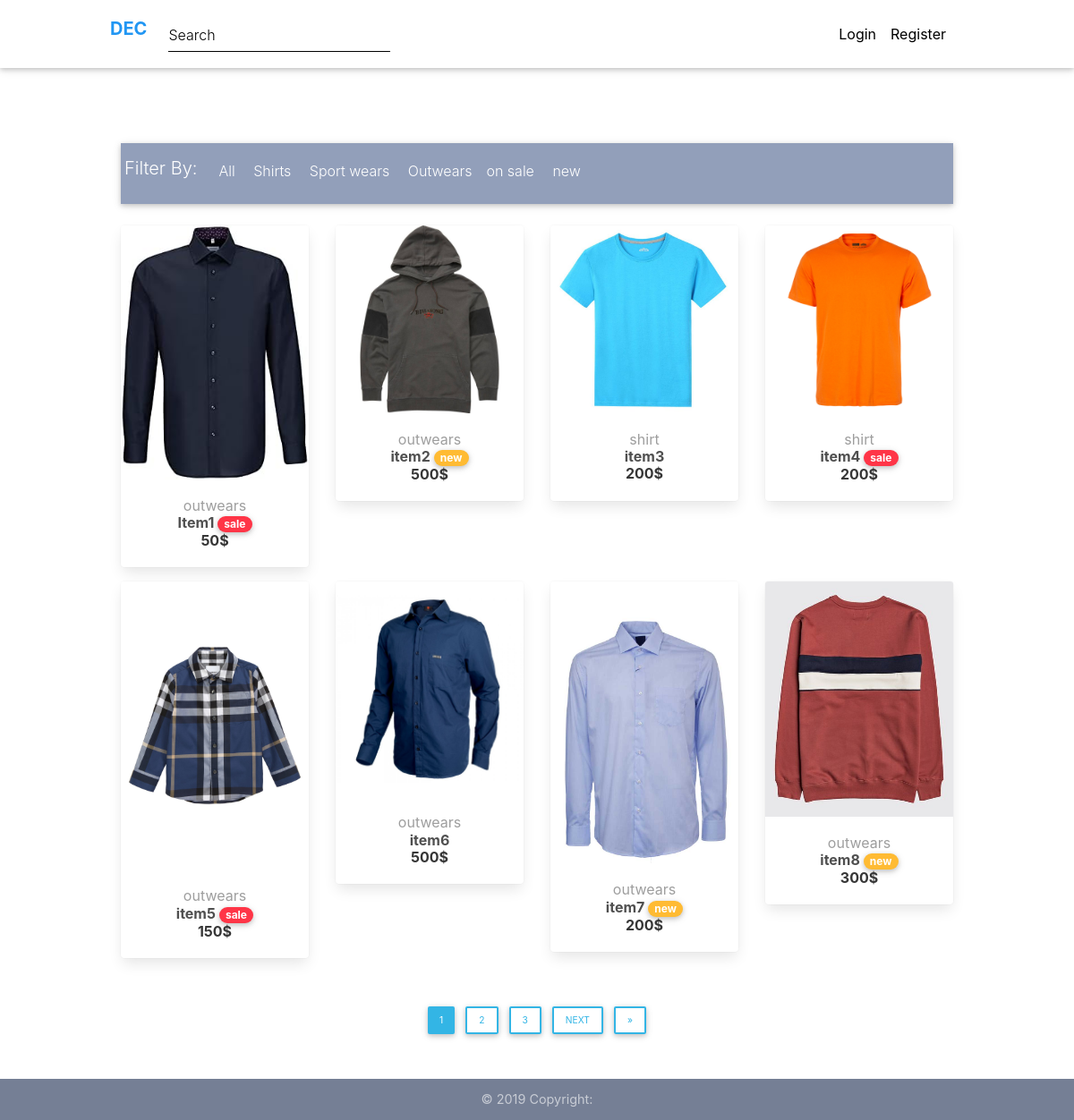
The page / on the database its author committed.
### store/models.py (models this page shows, shortened)
class Item(models.Model):
    title = models.CharField(max_length=200)
    description = models.TextField(null=True, blank=True)
    info = models.TextField(null=True, blank= True)
    price = models.IntegerField(default=0)
    discount_price = models.IntegerField(blank=True, null=True)
    image = models.ImageField(default="default.jpg", upload_to='item_pic')
    category = models.CharField(choices=CATEGORY, max_length=10)
    label = models.CharField(choices=LABEL, max_length=10, blank=True, null=True)
    image_2 = models.ImageField(default="default.jpg", null=True, blank=True, upload_to="item_pic")
    image_3 = models.ImageField(default="default.jpg", null=True, blank=True, upload_to="item_pic")
    image_4 = models.ImageField(default="default.jpg", null=True, blank=True, upload_to="item_pic")
    wish = models.ManyToManyField(User, blank=True, related_name="wish")
    objects = ItemManager()

### store/views.py (the view)
# urls.py: path('', Home.as_view(), name="home"),
class Home(ListView):
    model = Item
    paginate_by = 8
    template_name = "home-page.html"

### templates/home-page.html (shortened to what this page needs)
{% extends "base.html" %}
{% load static %}
{% block content %}
  <main class="mt-5 pt-2">
    <div class="container">
      {% include 'categories.html' %}
      <section class="text-center mb-4">
        <div class="row wow fadeIn">
          {% for instance in object_list %}
              <div class="col-lg-3 col-md-6 mb-4">
                <div class="card">
                    <div class="view overlay">
                      <img src="{{ instance.image.url }}" class="card-img-top"
                        alt="">
                    </div>
                    <div class="card-body text-center">
                      <a href="{% url 'store:detail' instance.pk %}" class="grey-text">
                        <h5>{{ instance.category }}</h5>
                      </a>
                      <h5>
                        <strong>
                          <a href="{% url 'store:detail' instance.pk %}" class="dark-grey-text">{{instance.title}}
                          </a>
                          {% if instance.label == "sale" %}
                          <a href="{% url 'store:sale' %}">
                            <span class="badge badge-pill danger-color">{{ instance.label }}</span>
                          </a>
                          {% elif instance.label == "new" %}
                          <a href="{% url 'store:new' %}">
                            <span class="badge badge-pill warning-color">{{ instance.label }}</span>
                          </a>
                          {% endif %}
                        </strong>
                      </h5>
                      <h4 class="font-weight-bold blue-text">
                        <strong>
                          {% if instance.discount_price %}
                            {{instance.discount_price}}$
                          {% else %}
                            {{instance.price}}$
                          {% endif %}
                        </strong>
                      </h4>
                    </div>
                </div>
              </div>
          {% endfor %}
        </div>
      </section>
              <nav class="Page navigation example" style="padding-bottom: 80px">
                <ul class="pagination pg-blue justify-content-center">
                  {% if is_paginated %}
                    <ul class="pagination pg-blue">
                      {% for num in page_obj.paginator.page_range %}
                        {% if page_obj.number == num %}
                          <li class="page-item">
                            <a class="btn btn-info btn-sm mb-4 pg-lin" href="?page={{ num }}">{{ num }}</a>
                          </li>
                        {% elif num > page_obj.number|add:'-3' and num < page_obj.number|add:'3' %}
                          <li class="page-item">
                            <a class="btn btn-outline-info btn-sm mb-4 pg-lin" href="?page={{ num }}">{{ num }}</a>
                          </li>
                        {% endif %}
                      {% endfor %}
                      {% if page_obj.has_next %}
                      <li class="page-item">
                        <a class="btn btn-outline-info btn-sm mb-4 pg-lin" href="?page={{ page_obj.next_page_number }}">Next</a>
                      </li>
                      <li class="page-item">
                        <a class="btn btn-outline-info btn-sm mb-4 pg-lin" href="?page={{ page_obj.paginator.num_pages }}">&raquo;</a>
                      </li>
                      {% endif %}
                    </ul>
                  {% endif %}
                </ul>
              </nav>
      {% include "footer.html"%}
    </div>
  </main>
{% endblock content %}

### templates/base.html (shortened to what this page needs)
{% load static %}
<!DOCTYPE html>
<html lang="en">
    <head>
        <link rel="stylesheet" href="https://use.fontawesome.com/releases/v5.11.2/css/all.css">
        <link href="{% static 'css/bootstrap.min.css' %}" rel="stylesheet">
        <link href="{% static 'css/mdb.min.css' %}" rel="stylesheet">
        <link href="{% static 'css/style.min.css' %}" rel="stylesheet">
        <link href="{% static 'css/css1.css' %}" rel="stylesheet">
        <link rel="stylesheet" href="https://cdn.jsdelivr.net/npm/bulma@0.9.3/css/bulma.min.css">
    </head>
    <body>
        {% include "nav.html" %}
        <div class="mt-5 pt-4">
        </div>
        {% block content %}
        {% endblock content %}
    </body>
</html>

### templates/nav.html (shortened to what this page needs)
  <nav class="navbar fixed-top navbar-expand-lg navbar-light white scrolling-navbar">
    <div class="container">
      <a class="navbar-brand waves-effect" href="{% url 'store:home' %}">
        <strong class="blue-text">DEC</strong>
      </a>
      <div class="collapse navbar-collapse" id="navbarSupportedContent">
        <ul class="navbar-nav mr-auto">
          <form class="form-inline" action="{% url 'store:search' %}" method="GET">
            <div class="md-form my-0">
              <input class="form-control mr-sm-2" type="text" placeholder="Search" aria-label="Search" name="q">
            </div>
          </form>
        </ul>
        <ul class="navbar-nav nav-flex-icons">
          {% if request.user.is_authenticated %}
          <li class="nav-item mr-3">
            {% csrf_token %}
            <a href="{% url 'users:profile' %}">
              <button type="submit" class="nav-link waves-effect" style="background: none; border:none"><span>Profile</span></button>
            </a>
          </li>
          <li class="nav-item mr-3">
            <a href="{% url 'store:wishlist' %}">
              <button type="submit" class="nav-link waves-effect" style="background: none; border:none"><span>WishList</span></button>
            </a>
          </li>
          <li class="nav-item mr-3">
            <a class="nav-link waves-effect" href="{% url 'store:order' %}">
              <span class="badge red z-depth-1 mr-1"></span>
              <i class="fas fa-shopping-cart"></i>
              <span class="clearfix d-none d-sm-inline-block"> Cart </span>
            </a>
          </li>
          <li class="nav-item">
            <form method="Post" action="{% url 'users:logout' %}">
              {% csrf_token %}
              <button type="submit" class="nav-link waves-effect" style="background: none; border:none"><span>Logout</span></button>
            </form>
          </li>
          {% else %}
            <li class="nav-item">
              <a class="waves-effect nav-link" href="{% url 'users:login' %}">
                <b>Login</b>
              </a>
            </li>
            <li class="nav-item">
              <a class="waves-effect nav-link" href="{% url 'users:register' %}">
                <b>Register</b>
              </a>
            </li>
          {% endif %}
        </ul>
      </div>
    </div>
  </nav>

### templates/categories.html (shortened to what this page needs)
<nav class="navbar navbar-expand-lg navbar-dark mdb-color lighten-3 mt-3 mb-5">
    <span class="navbar-brand">Filter By:</span>
    <div class="collapse navbar-collapse" id="basicExampleNav">
      <ul class="navbar-nav mr-auto">
          <ul>
            <li class="nav-item">
              <a class="nav-link" href="{% url 'store:home' %}">All
              </a>
            </li>
            <li class="nav-item">
              <a class="nav-link" href="{% url 'store:shirt' %}">Shirts</a>
            </li>
            <li class="nav-item">
              <a class="nav-link" href="{% url 'store:sport' %}">Sport wears</a>
            </li>
            <li class="nav-item">
              <a class="nav-link" href="{% url 'store:outwear' %}">Outwears</a>
            </li>
          </ul>
          <ul>
            <li class="nav-item">
              <a class="nav-link" href="{% url 'store:outwear' %}"> on sale</a>
            </li>
            <li class="nav-item">
              <a class="nav-link" href="{% url 'store:outwear' %}">new</a>
            </li>
          </ul>
      </ul>
    </div>
  </nav>

### templates/footer.html (shortened to what this page needs)
<footer class="page-footer text-center font-small mt-5 wow fadeIn footer--body">
    <div class="footer-copyright py-3 footer">
        © 2019 Copyright:
    </div>
</footer>

### static/css/css1.css (style rules this page uses)
.footer--body { position: fixed; left: 0; bottom: 0; width: 100%; }
.nav-item { display: inline-block; }
.pg-lin { padding-left: 13px !important; padding-right: 13px !important; }

### rows shown on the page
Item: image (picture), category "outwears", title "Item1", label "sale", discount_price "50"
Item: image (picture), category "outwears", title "item2", label "new", price "500"
Item: image (picture), category "shirt", title "item3", price "200"
Item: image (picture), category "shirt", title "item4", label "sale", discount_price "200"
Item: image (picture), category "outwears", title "item5", label "sale", discount_price "150"
Item: image (picture), category "outwears", title "item6", price "500"
Item: image (picture), category "outwears", title "item7", label "new", price "200"
Item: image (picture), category "outwears", title "item8", label "new", price "300"

### other values the page prints
{{ num }} "1"
{{ num }} "2" "3"
